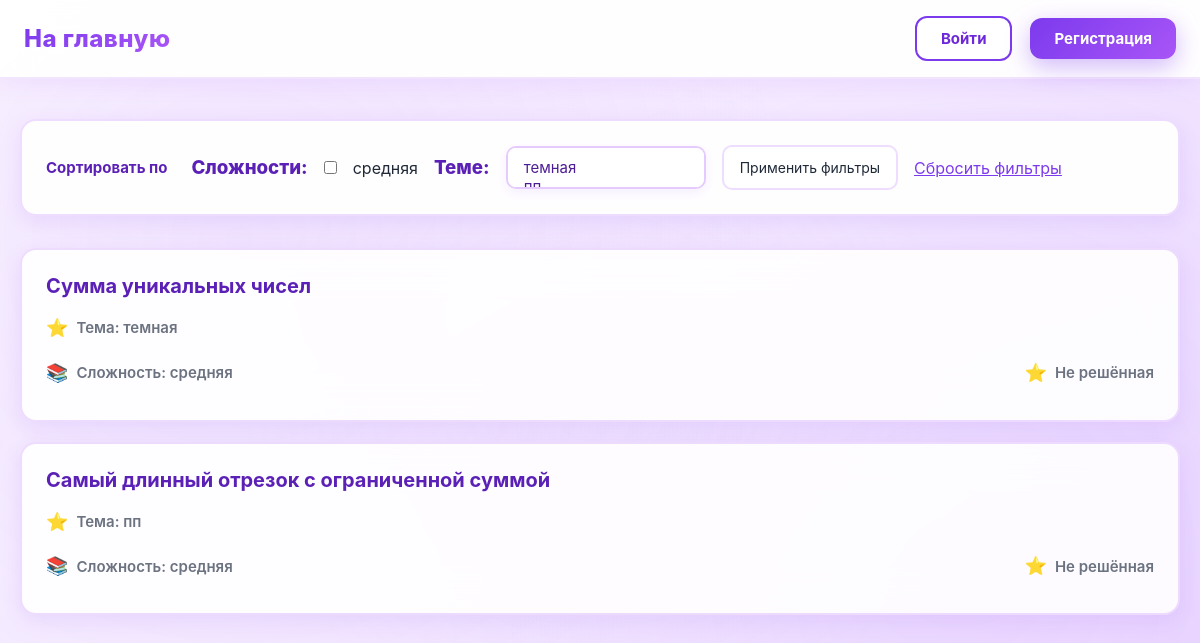
Page /информатика/ on the committed database.
### data/tasks.py (models this page shows)
class Tasks(SqlAlchemyBase):
    __tablename__ = 'tasks'
    id = sqlalchemy.Column(sqlalchemy.Integer,
                           primary_key=True, autoincrement=True)
    subject = sqlalchemy.Column(sqlalchemy.Text, nullable=True)
    title = sqlalchemy.Column(sqlalchemy.Text, nullable=True)
    statement = sqlalchemy.Column(sqlalchemy.Text, nullable=True)
    input_format = sqlalchemy.Column(sqlalchemy.Text, nullable=True)
    output_format = sqlalchemy.Column(sqlalchemy.Text, nullable=True)
    memory_limit = sqlalchemy.Column(sqlalchemy.Integer, nullable=True)
    time_limit = sqlalchemy.Column(sqlalchemy.Integer, nullable=True)
    difficulty = sqlalchemy.Column(sqlalchemy.Text, nullable=True)
    created_at = sqlalchemy.Column(sqlalchemy.DateTime,
                                     default=datetime.datetime.now)
    task_tests = orm.relationship("TaskTest", back_populates='tasks')
    submissions = orm.relationship("Submissions", back_populates="tasks")
    theme = sqlalchemy.Column(sqlalchemy.Text, nullable=True)

### main.py (the view)
@app.route("/")
@app.route("/<subject>/")
def index(subject=None):
    if request.path == '/' or 'subject' in request.path:
        return redirect('/subject/choice')
    db_sess = db_session.create_session()
    sort_by = request.args.get('sort_by')
    difficulties = db_sess.query(Tasks.difficulty).filter(Tasks.subject == subject).distinct().all()
    difficulties = [d[0] for d in difficulties if d[0]]
    themes = db_sess.query(Tasks.theme).filter(Tasks.subject == subject).distinct().all()
    themes = [t[0] for t in themes if t[0]]
    selected_difficulties = request.args.getlist('difficulty')
    selected_themes = request.args.getlist('theme')
    query = db_sess.query(Tasks).filter(Tasks.subject == subject)
    if selected_difficulties:
        query = query.filter(Tasks.difficulty.in_(selected_difficulties))
    if selected_themes:
        query = query.filter(Tasks.theme.in_(selected_themes))
    if sort_by == 'difficulty':
        tasks = query.order_by(Tasks.difficulty).all()
    elif sort_by == 'theme':
        tasks = query.all()
    else:
        tasks = query.all()
    submissions = db_sess.query(Submissions)
    return render_template('tasks.html', tasks=tasks, subject=subject,
                           difficulties=difficulties, themes=themes, selected_difficulties=selected_difficulties,
                           selected_themes=selected_themes, sort_by=sort_by, Submissions=Submissions, submissions=submissions)

### data/db_session.py (called while the page is built)
def create_session() -> Session:
    global __factory
    return __factory()

### templates/tasks.html (shortened to what this page needs)
{% extends "base.html" %}
{% block styles %}
<link rel="stylesheet" href="{{ url_for('static', filename='tasks.css') }}">
{% endblock %}
{% block content %}
<form method="get">
    <h3>Сложности:</h3>
    {% for difficulty in difficulties %}
    <input type="checkbox" name="difficulty" value="{{ difficulty }}"
           id="diff_{{ loop.index }}" {% if difficulty in selected_difficulties %}checked{% endif %}>
    <label for="diff_{{ loop.index }}">{{ difficulty }}</label><br>
    {% endfor %}
    <h3>Теме:</h3>
    <select name="theme" multiple size="1">
    {% for theme in themes %}
    <option value="{{ theme }}"
            {% if theme in selected_themes %}selected{% endif %}>
    </option>
    {% endfor %}
    </select>
    <br><br>
    <input type="submit" value="Применить фильтры">
    <a href="/{{ subject }}/">Сбросить фильтры</a>
</form>
{% if tasks %}
    {% for task in tasks %}
    <div class="col-md-6 border rounded" style="margin-bottom: 20px;">
        <li>
          <a href="{{ url_for('training', subject=subject, task_id=task.id) }}">
            {{ task.title }}
          </a>
        </li>
        <p>Тема: {{ task.theme or 'Не указана' }}</p>
        <div class="solved_task">
        <p>Сложность: {{ task.difficulty or 'Не указана' }}</p>
        {% if submissions.filter(Submissions.task_id == task.id).filter(Submissions.verdict == 'OK').all() != [] %}
        <p>Решено верно</p>
        {% elif submissions.filter(Submissions.task_id == task.id).all() != [] %}
        <p>Решено неверно</p>
        {% else %}
        <p>Не решённая</p>
        {% endif %}
        </div>
    </div>
    {% endfor %}
{% else %}
    <p>Задачи отсутствуют.</p>
{% endif %}
{% endblock %}

### static/base.css (style rules this page uses)
* { box-sizing: border-box; margin: 0; padding: 0; font-family: "Inter", "Segoe UI", Arial, sans-serif; }
body { background: linear-gradient(135deg, #faf5ff 0%, #f3e8ff 50%, #e9d5ff 100%); background-attachment: fixed; color: #1f2937; min-height: 100vh; position: relative; }
body::before { content: ''; position: fixed; top: 0; left: 0; right: 0; bottom: 0; background: radial-gradient(circle at 20% 30%, rgba(168, 85, 247, 0.08) 0%, transparent 50%), radial-gradient(circle at 80% 70%, rgba(192, 132, 252, 0.08) 0%, transparent 50%), radial-gradient(circle at 50% 50%, rgba(233, 213, 255, 0.1) 0%, transparent 50%); pointer-events: none; z-index: 0; }
h1, h2, h3, h4, h5, h6 { color: #5b21b6; font-weight: 800; }
p { color: #374151; line-height: 1.6; }
a { color: #7c3aed; }
input, textarea, select { background: #ffffff; border: 2px solid rgba(168, 85, 247, 0.2); border-radius: 10px; padding: 12px 16px; color: #1f2937; font-size: 14px; transition: all 0.3s ease; }

### static/tasks.css (style rules this page uses)
form { background: rgba(255, 255, 255, 0.95); backdrop-filter: blur(20px); border: 2px solid rgba(168, 85, 247, 0.2); border-radius: 16px; padding: 24px; margin-bottom: 32px; box-shadow: 0 6px 20px rgba(124, 58, 237, 0.1); display: flex; flex-wrap: wrap; align-items: center; gap: 16px; }
form::before { content: 'Сортировать по'; font-size: 15px; font-weight: 700; color: #5b21b6; margin-right: 8px; }
select { padding: 10px 16px; border: 2px solid rgba(168, 85, 247, 0.3); border-radius: 10px; background: #ffffff; color: #4c1d95; font-size: 15px; font-weight: 600; cursor: pointer; transition: all 0.3s ease; box-shadow: 0 4px 12px rgba(124, 58, 237, 0.08); min-width: 200px; }
.col-md-6 { background: rgba(255, 255, 255, 0.9); backdrop-filter: blur(20px); border: 2px solid rgba(168, 85, 247, 0.2) !important; border-radius: 16px !important; padding: 24px; margin-bottom: 20px; box-shadow: 0 6px 20px rgba(124, 58, 237, 0.1); transition: all 0.3s ease; list-style: none; }
.col-md-6 li { list-style: none; margin: 0 0 16px 0; padding: 0; }
.col-md-6 li a { font-size: 20px; font-weight: 700; color: #5b21b6; text-decoration: none; transition: all 0.2s ease; display: inline-block; }
.col-md-6 p { color: #6b7280; font-size: 15px; font-weight: 600; margin: 8px 0; display: flex; align-items: center; gap: 8px; }
.col-md-6 p:first-of-type::before { content: '📚'; font-size: 18px; }
.col-md-6 p:last-of-type::before { content: '⭐'; font-size: 18px; }
form { animation: fadeIn 0.4s ease-out; }
.col-md-6 { animation: fadeIn 0.5s ease-out; }
.col-md-6:nth-child(2) { animation-delay: 0.1s; }
.col-md-6:nth-child(3) { animation-delay: 0.15s; }
.page-content h1, .page-content form { grid-column: 1; }
.col-md-6 p:last-of-type { position: relative; }
.solved_task { display: flex; justify-content: space-between; }

### rows in the picture
Tasks: title "Сумма уникальных чисел", theme "темная", difficulty "средняя", shows "Не решённая"
Tasks: title "Самый длинный отрезок с ограниченной суммой", theme "пп", difficulty "средняя", shows "Не решённая"

### other values in the picture
{{ difficulty }} "средняя"
